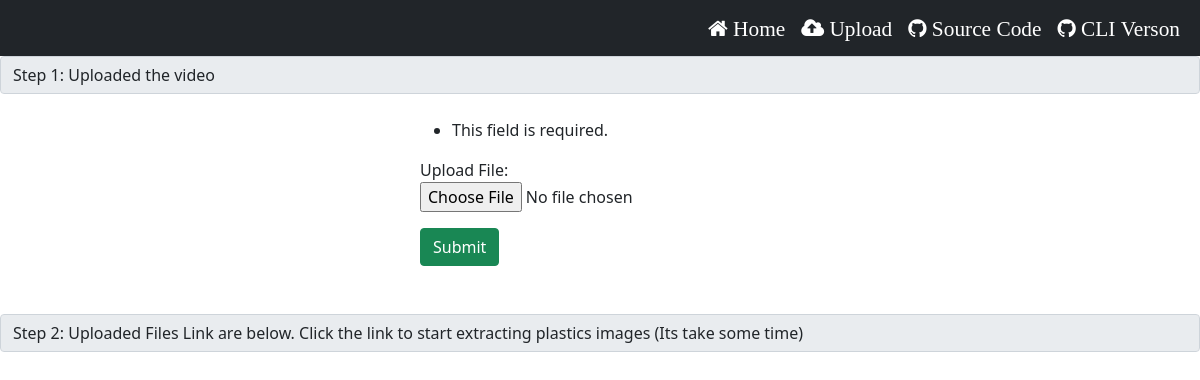
The app's page /upload/, older data.
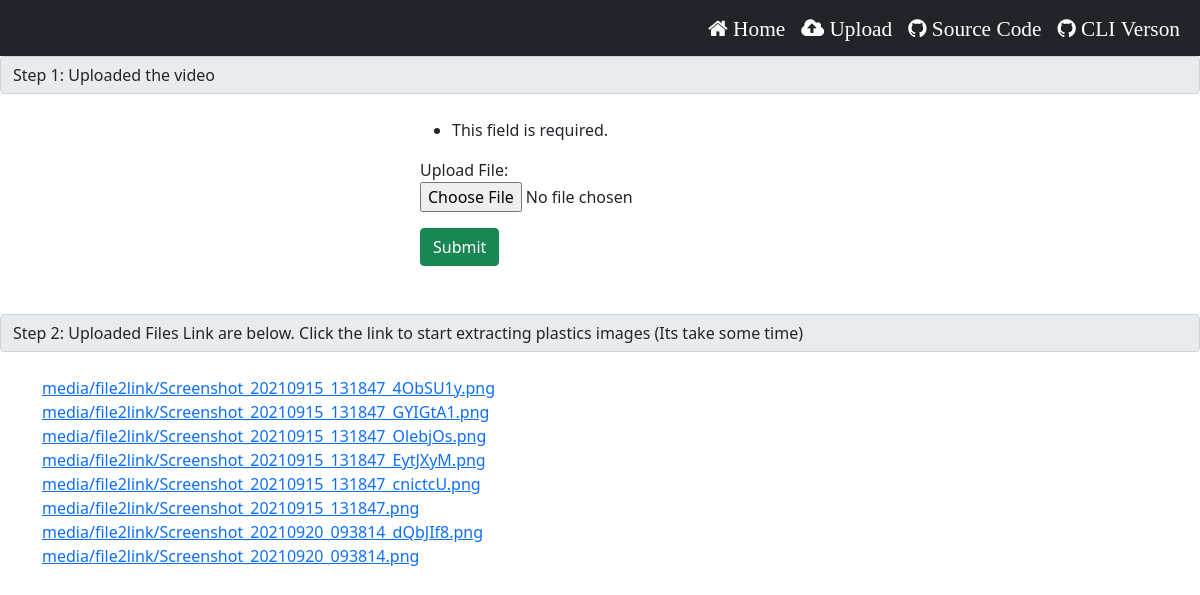
The same page, newer data.
### dbs/models.py (models this page shows)
class Videos(models.Model):
    Upload_File=models.FileField(upload_to='file2link')

### dbs/views.py (the view)
# urls.py: path('upload/', Uploader, name='upload'),
def Uploader(request):
    form = UploadVideo(request.POST,request.FILES)
    if form.is_valid():
        form.save()
        form = UploadVideo()
    context = {
        'files': Videos.objects.all(),
        'form': form
    }
    return render(request,'upload.html',context)

### dbs/forms.py
class UploadVideo(forms.ModelForm):
    class Meta:
        model = Videos
        fields = [
            "Upload_File",
        ]

### Templates/upload.html (shortened to what this page needs)
{% extends 'base.html' %}
{% block content %}
<input class="form-control" type="text" value="Step 1: Uploaded the video" readonly><br>
<div style="margin: 0% 35%;">
<form action="" method='POST' enctype="multipart/form-data">
    {{ form.as_p}}
    <button type="submit" class="btn btn-success" name="username" value ="{{user.get_username}}">Submit</button>
    </form>
</div>
<br><br>
<input class="form-control" type="text" value="Step 2: Uploaded Files Link are below. Click the link to start extracting plastics images (Its take some time)" readonly><br>
<div class="container">
{% for i in files reversed %}
<a href="/link/media/{{i.Upload_File}}">media/{{i.Upload_File}}</a> <br>
{% endfor %}
</div>
{% endblock content %}

### Templates/base.html (shortened to what this page needs)
{% load static %}
<!doctype html>
<html lang="en">
  <head>
    <link href="https://cdn.jsdelivr.net/npm/bootstrap@5.1.1/dist/css/bootstrap.min.css" rel="stylesheet">
    <link rel="stylesheet" href="http://maxcdn.bootstrapcdn.com/font-awesome/4.3.0/css/font-awesome.min.css">
  </head>
  <body>
      <nav class="navbar navbar-expand-lg navbar-dark bg-dark">
        <div class="container-fluid">
          <div class="collapse navbar-collapse" id="navbarSupportedContent">
            <ul class="navbar-nav ms-auto mb-2 mb-lg-0">
              <li class="nav-item">
                <a class="nav-link active" aria-current="page" href="/">
                  <i class="fa fa-lg fa-home" aria-hidden="true"> Home </i>
                </a>
              </li>
              <li class="nav-item">
                <a class="nav-link active" aria-current="page" href="/upload/">
                  <i class="fa fa-lg fa-cloud-upload" aria-hidden="true"> Upload </i>
                </a>
              </li>
              <li class="nav-item">
                <a class="nav-link active" aria-current="page" href="https://github.com/ujjwalkar0/Garuda">
                  <i class="fa fa-lg fa-github" aria-hidden="true"> Source Code</i>
                </a>
              </li>
              <li class="nav-item">
                <a class="nav-link active" aria-current="page" href="https://github.com/ujjwalkar0/Garuda/tree/master/Plastic%20Detector">
                  <i class="fa fa-lg fa-github" aria-hidden="true"> CLI Verson</i>
                </a>
              </li>
            </ul>
          </div>
        </div>
      </nav>
{% block content %}
{% endblock content %}
  </body>
</html>

Row changes from the older to the newer data that the page shows:
added Videos: Upload_File "file2link/Screenshot_20210915_131847_4ObSU1y.png"
added Videos: Upload_File "file2link/Screenshot_20210915_131847_GYIGtA1.png"
added Videos: Upload_File "file2link/Screenshot_20210915_131847_OlebjOs.png"
added Videos: Upload_File "file2link/Screenshot_20210915_131847_EytJXyM.png"
added Videos: Upload_File "file2link/Screenshot_20210915_131847_cnictcU.png"
added Videos: Upload_File "file2link/Screenshot_20210915_131847.png"
added Videos: Upload_File "file2link/Screenshot_20210920_093814_dQbJIf8.png"
added Videos: Upload_File "file2link/Screenshot_20210920_093814.png"
